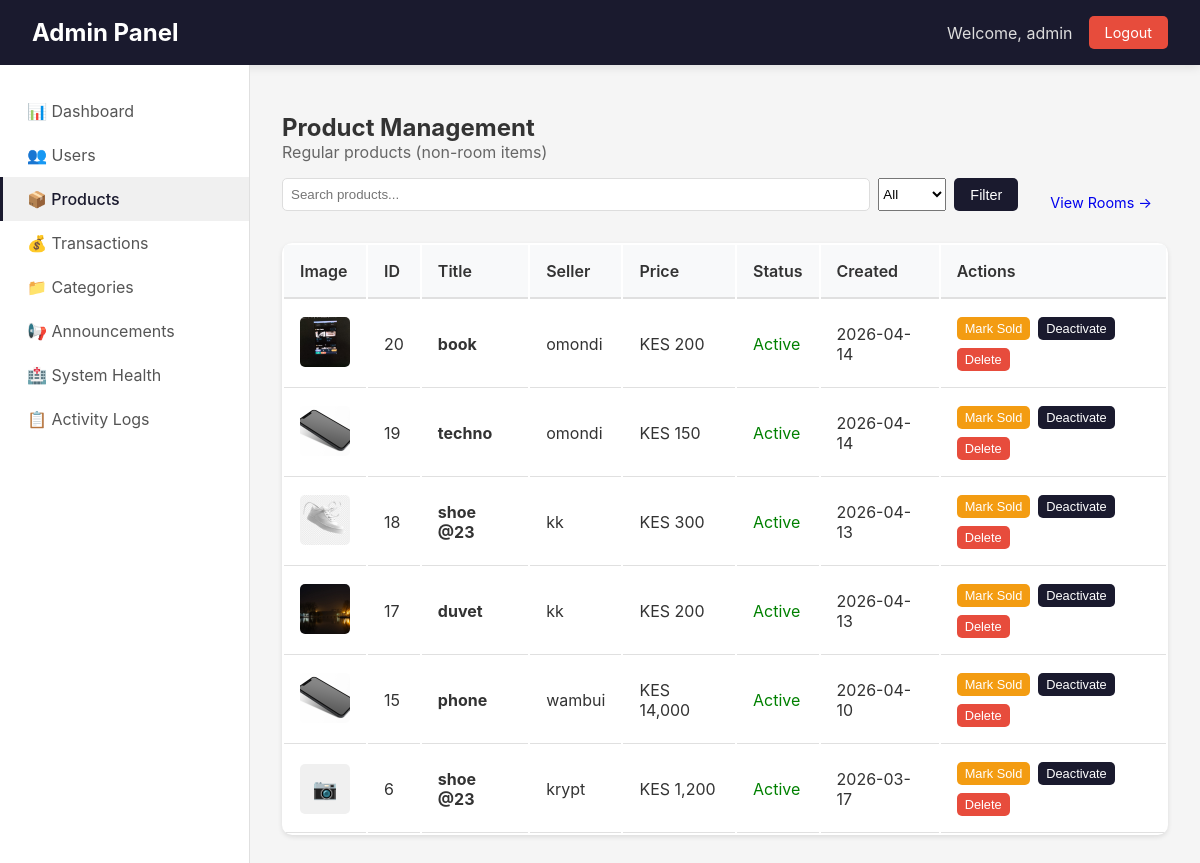
/admin/products (signed in), run on an earlier commit of the app's database.
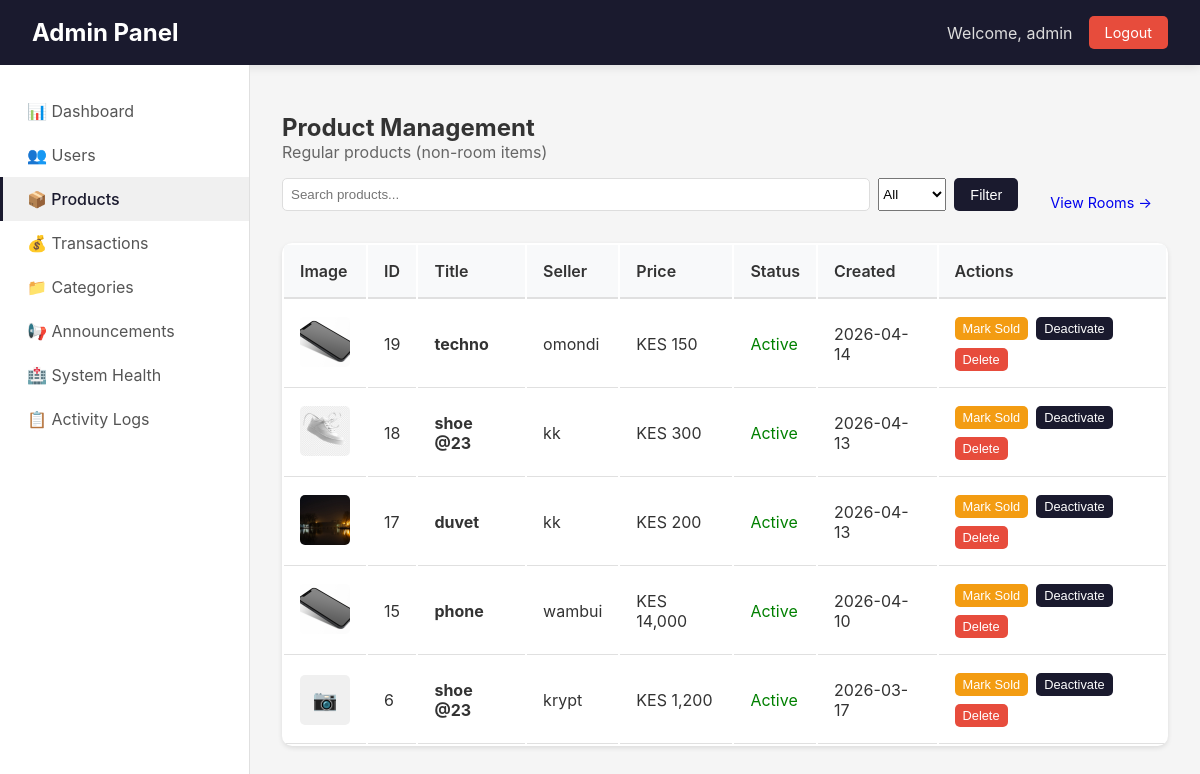
And on a later commit of the database.
### app/models.py (models this page shows, shortened)
class Product(db.Model):
    __tablename__ = 'products'
    id = db.Column(db.Integer, primary_key=True)
    title = db.Column(db.String(100), nullable=False)
    description = db.Column(db.Text)
    price = db.Column(db.Float, nullable=False)
    condition = db.Column(db.String(20))
    contact_info = db.Column(db.Text)
    is_fast_moving = db.Column(db.Boolean, default=False)
    is_active = db.Column(db.Boolean, default=True)
    is_sold = db.Column(db.Boolean, default=False)
    Token = db.Column(db.Float, nullable=False)
    category_id = db.Column(db.Integer, db.ForeignKey('categories.id'), nullable=False)
    seller_id = db.Column(db.Integer, db.ForeignKey('users.id'), nullable=False)
    image_group_id = db.Column(db.Integer, db.ForeignKey('product_image_groups.id'), nullable=True)
    created_at = db.Column(db.DateTime, default=datetime.utcnow)
    updated_at = db.Column(db.DateTime, default=datetime.utcnow, onupdate=datetime.utcnow)
    hostel_name = db.Column(db.String(100), nullable=False, default='')
    location = db.Column(db.String(100), nullable=False, default='')
    leave_date = db.Column(db.DateTime, nullable=False, default=datetime.utcnow)
    room_type = db.Column(db.String(20), default='single')
    deposit = db.Column(db.Float, default=0)
    commission_percentage = db.Column(db.Float, default=0)
    is_commission_listing = db.Column(db.Boolean, default=False)
    status = db.Column(db.String(20), default='available')
    agreement_user_id = db.Column(db.Integer, db.ForeignKey('users.id'), nullable=True)
    agreement_expires_at = db.Column(db.DateTime, nullable=True)
    booked_at = db.Column(db.DateTime, nullable=True)
    total_unlocks = db.Column(db.Integer, default=0)
    last_interest_update = db.Column(db.DateTime, default=datetime.utcnow)
    payments = db.relationship('Payment', back_populates='product', lazy=True, cascade="all, delete-orphan")
    chats = db.relationship('Chat', back_populates='product', lazy=True, cascade='all, delete-orphan')
    offers = db.relationship('Offer', back_populates='product', lazy=True, cascade='all, delete-orphan')
    unlocks = db.relationship(
    'ProductUnlock',
    back_populates='product',
    cascade='all, delete-orphan'
)
    notifications = db.relationship(
    'Notification',
    back_populates='product',
    cascade='all, delete-orphan'
)
    agreement_user = db.relationship('User', foreign_keys=[agreement_user_id])
    category = db.relationship('Category', back_populates='products')
    seller = db.relationship('User', foreign_keys=[seller_id], back_populates='products')
    image_group = db.relationship('ProductImageGroup', back_populates='product')

class ProductImage(db.Model):
    __tablename__ = 'product_images'
    id = db.Column(db.Integer, primary_key=True)
    filename = db.Column(db.String(255), nullable=False)
    filepath = db.Column(db.String(500), nullable=False)
    uploaded_at = db.Column(db.DateTime, default=datetime.utcnow)
    group_id = db.Column(db.Integer, db.ForeignKey('product_image_groups.id'))
    group = db.relationship('ProductImageGroup', back_populates='images')

class User(UserMixin, db.Model):
    __tablename__ = 'users'
    id = db.Column(db.Integer, primary_key=True)
    username = db.Column(db.String(80), unique=True, nullable=False)
    email = db.Column(db.String(120), unique=True, nullable=False)
    password_hash = db.Column(db.String(128))
    phone = db.Column(db.String(20))
    created_at = db.Column(db.DateTime, default=datetime.utcnow)
    google_id = db.Column(db.String(100), unique=True, nullable=True)
    profile_picture = db.Column(db.String(500), nullable=True)
    products = db.relationship('Product',
        foreign_keys='Product.seller_id',
        back_populates='seller',
        lazy=True
    )
    payments = db.relationship('Payment',
        back_populates='payment_user',
        lazy=True
    )
    phone_number = db.Column(db.String(20))
    campus_location = db.Column(db.String(100))
    hostel_name = db.Column(db.String(100))
    hostel_room = db.Column(db.String(20))
    whatsapp_number = db.Column(db.String(20))
    show_contact_details = db.Column(db.Boolean, default=True)
    contact_preference = db.Column(db.String(20), default='whatsapp')
    is_admin = db.Column(db.Boolean, default=False)
    conversations_as_buyer = db.relationship('Chat',
        foreign_keys='Chat.buyer_id',
        back_populates='buyer',
        lazy=True,
        cascade='all, delete-orphan'
    )
    conversations_as_seller = db.relationship('Chat',
        foreign_keys='Chat.seller_id',
        back_populates='seller',
        lazy=True,
        cascade='all, delete-orphan'
    )
    sent_messages = db.relationship('Message',
        foreign_keys='Message.sender_id',
        back_populates='sender',
        lazy=True,
        cascade='all, delete-orphan'
    )
    sent_offers = db.relationship('Offer',
        foreign_keys='Offer.buyer_id',
        back_populates='offer_buyer',
        lazy=True
    )
    received_offers = db.relationship('Offer',
        foreign_keys='Offer.seller_id',
        back_populates='offer_seller',
        lazy=True
    )

### app/admin/routes.py (the view)
@admin_bp.route('/products')
@login_required
@admin_required
def products():
    page = request.args.get('page', 1, type=int)
    search = request.args.get('search', '')
    status = request.args.get('status', 'all')
    query = Product.query.filter(
        (Product.hostel_name == '') | (Product.hostel_name.is_(None))
    )
    if search:
        query = query.filter(
            (Product.title.ilike(f'%{search}%')) |
            (Product.description.ilike(f'%{search}%'))
        )
    if status == 'active':
        query = query.filter(Product.is_active == True, Product.is_sold == False)
    elif status == 'sold':
        query = query.filter(Product.is_sold == True)
    elif status == 'inactive':
        query = query.filter(Product.is_active == False)
    products = query.order_by(Product.created_at.desc()).paginate(page=page, per_page=20, error_out=False)
    return render_template('admin/products.html', products=products, search=search, status=status)

### app/admin/routes.py (called while the page is built)
def admin_required(f):
    @wraps(f)
    def decorated_function(*args, **kwargs):
        if not current_user.is_authenticated:
            flash('Please login to access admin area.', 'warning')
            return redirect(url_for('auth.login'))
        if not current_user.is_admin:
            flash('Admin access required.', 'error')
            return redirect(url_for('main.index'))
        return f(*args, **kwargs)
    return decorated_function

### app/models.py (called while the page is built)
@login_manager.user_loader
def load_user(user_id):
    return User.query.get(int(user_id))

### app/templates/admin/products.html (shortened to what this page needs)
{% extends "admin/base.html" %}
{% block content %}
<h2>Product Management</h2>
<p style="color: #666; margin-bottom: 1rem;">Regular products (non-room items)</p>
<div style="margin-bottom: 1rem; display: flex; gap: 1rem; align-items: center;">
    <div class="search-bar" style="flex: 1;">
        <form method="GET" style="display: flex; gap: 0.5rem; width: 100%;">
            <input type="text" name="search" placeholder="Search products..." value="{{ search }}">
            <select name="status">
                <option value="all" {% if status == 'all' %}selected{% endif %}>All</option>
            </select>
            <button type="submit" class="btn btn-primary">Filter</button>
        </form>
    </div>
    <a href="{{ url_for('admin.rooms') }}" class="btn">View Rooms →</a>
</div>
<table class="data-table">
    <thead>
        <tr>
            <th>Image</th>
            <th>ID</th>
            <th>Title</th>
            <th>Seller</th>
            <th>Price</th>
            <th>Status</th>
            <th>Created</th>
            <th>Actions</th>
        </tr>
    </thead>
    <tbody>
        {% for product in products.items %}
        <tr>
            <td>
                {% if product.image_group and product.image_group.images %}
                    <img src="{{ url_for('static', filename='uploads/product_images/' + product.image_group.images[0].filename) }}"
                         class="product-image"
                         alt="{{ product.title }}"
                         onerror="this.onerror=null; this.parentElement.innerHTML='<div class=\'image-placeholder\'>📷</div>'">
                {% else %}
                    <div class="image-placeholder">📷</div>
                {% endif %}
            </td>
            <td>{{ product.id }}</td>
            <td><strong>{{ product.title[:40] }}</strong></td>
            <td>{{ product.seller.username if product.seller else 'N/A' }}</td>
            <td>KES {{ "{:,.0f}".format(product.price) }}</td>
            <td>
                {% if product.is_sold %}
                <span style="color: red;">Sold</span>
                {% elif not product.is_active %}
                <span style="color: orange;">Inactive</span>
                {% else %}
                <span style="color: green;">Active</span>
                {% endif %}
            </td>
            <td>{{ product.created_at.strftime('%Y-%m-%d') }}</td>
            <td>
                <div style="display: flex; gap: 0.5rem; flex-wrap: wrap;">
                    <form method="POST" action="{{ url_for('admin.toggle_product_sold', product_id=product.id) }}" style="display: inline;">
                        <button type="submit" class="btn btn-sm btn-warning">
                            {% if product.is_sold %}Mark Available{% else %}Mark Sold{% endif %}
                        </button>
                    </form>
                    <form method="POST" action="{{ url_for('admin.toggle_product_active', product_id=product.id) }}" style="display: inline;">
                        <button type="submit" class="btn btn-sm btn-primary">
                            {% if product.is_active %}Deactivate{% else %}Activate{% endif %}
                        </button>
                    </form>
                    <form method="POST" action="{{ url_for('admin.delete_product', product_id=product.id) }}" style="display: inline;"
                          onsubmit="return confirm('Delete this product? This cannot be undone.');">
                        <button type="submit" class="btn btn-sm btn-danger">Delete</button>
                    </form>
                </div>
            </td>
        </tr>
        {% endfor %}
    </tbody>
</table>
{% endblock %}

What changed in the data, as far as the page shows it:
removed Product: filename (picture), id "20", title "book", seller "omondi", price "200", is_sold "Active", created_at "2026-04-14", is_active "Deactivate"
